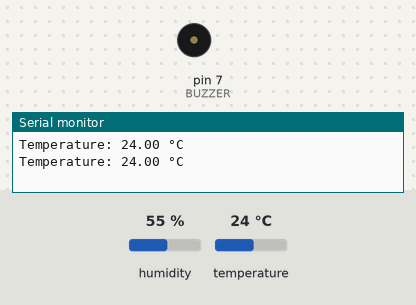
This sketch was run on a simulated Arduino Uno, built with avr-gcc and run on an emulated ATmega328P. Parts: buzzer (waves = sounding, pin HIGH), the last lines printed to the serial monitor. Inputs (shaded band) come from the test bench; at power-on: temperature 24 °C, humidity 55 %.

Above: at 2.8 s.
2.9 s: temperature set to 26 °C
5.6 s: temperature set to 29 °C
At 6.4 s:
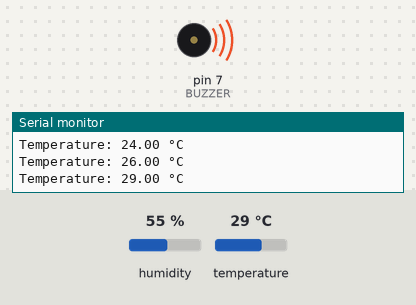
11.6 s: temperature set to 12 °C
At 12.4 s:
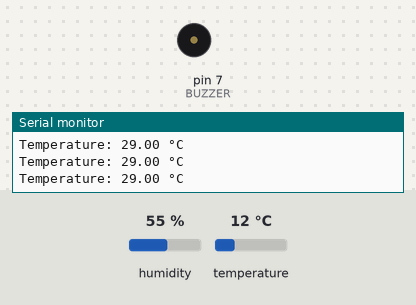
Timing chart, 0 to 14.6 s (numbered marks = the images above; inputs shaded):
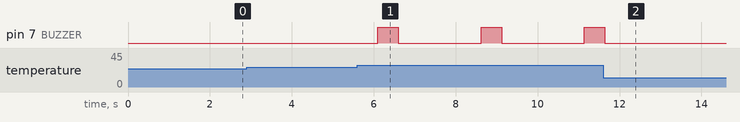

The sketch:

Threshold_Temprature_with_beep.ino
```cpp
#include <Adafruit_Sensor.h>
#include <DHT.h>
#include <DHT_U.h>

#define DHTPIN 2      // DHT11 connected to D2
#define DHTTYPE DHT11 // Specify sensor type
#define BUZZER 7      // Buzzer connected to pin 7
#define TEMP_THRESHOLD 27.90 // Temperature limit for buzzer

DHT dht(DHTPIN, DHTTYPE);

void setup() {
    Serial.begin(9600);
    dht.begin();
    pinMode(BUZZER, OUTPUT); // Set buzzer pin as output
    digitalWrite(BUZZER, LOW); // Keep buzzer off initially
}

void loop() {
    float temperature = dht.readTemperature();

    if (isnan(temperature)) {
        Serial.println("Failed to read from DHT sensor!");
    } else {
        Serial.print("Temperature: ");
        Serial.print(temperature);
        Serial.println(" °C");

        // Buzzer logic
        if (temperature > TEMP_THRESHOLD) {
            digitalWrite(BUZZER, HIGH); // Turn buzzer ON
            delay(500); // Keep it on for 0.5 sec
            digitalWrite(BUZZER, LOW);  // Turn buzzer OFF
        }
    }

    delay(2000); // 2-second delay
}
```

Measured:
- the behaviour switches between 27 and 28 °C on temperature (found by bisection; images 0 and 1)
- after the input at 5.6 s, pin 7 (BUZZER): alternates HIGH for 0.50 s and LOW for 2.0 s, starting after 0.50 s
- after the input at 11.6 s, pin 7 (BUZZER): goes on until 11.6 s, then stays LOW
